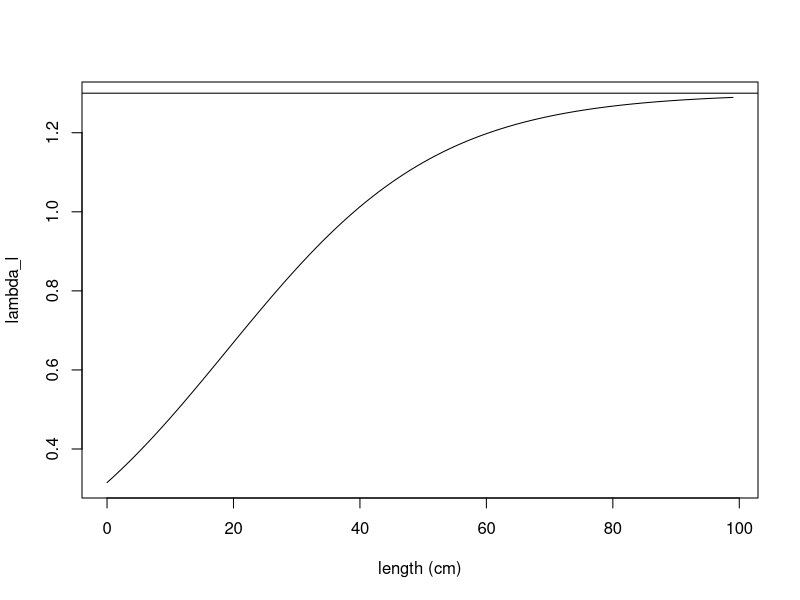
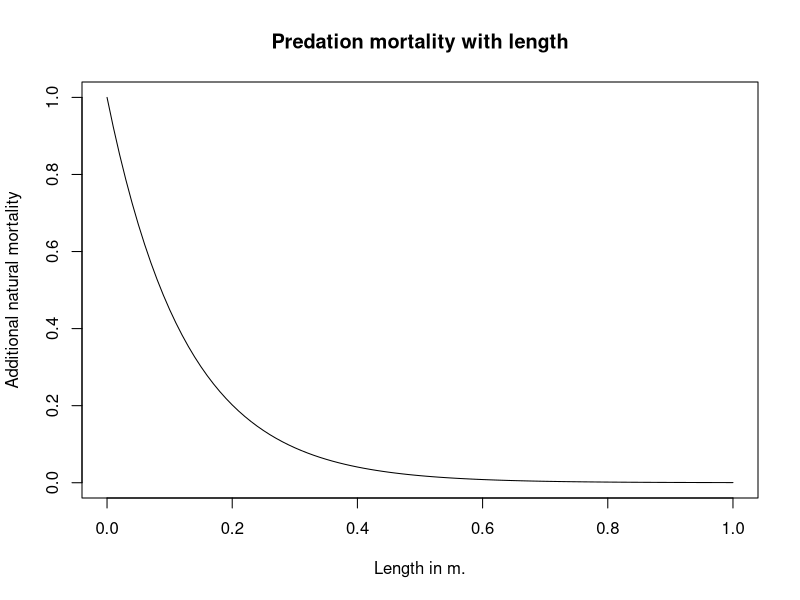
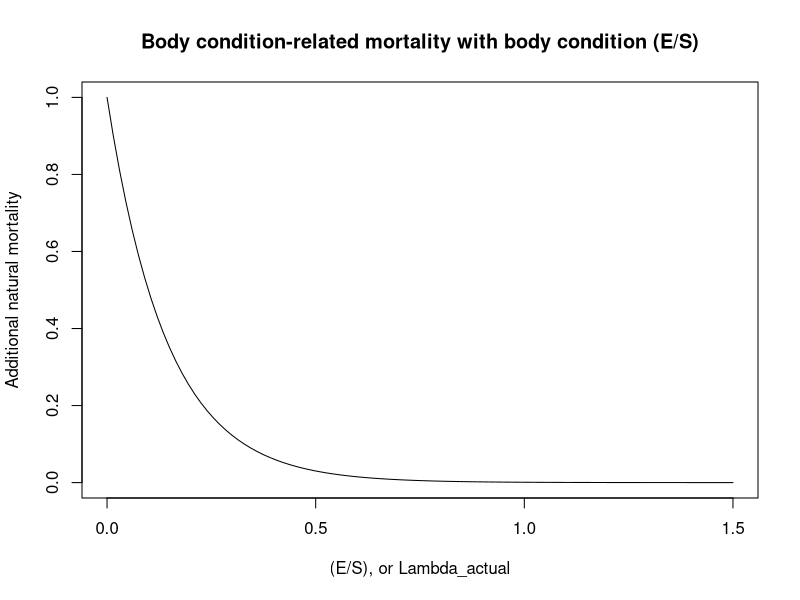
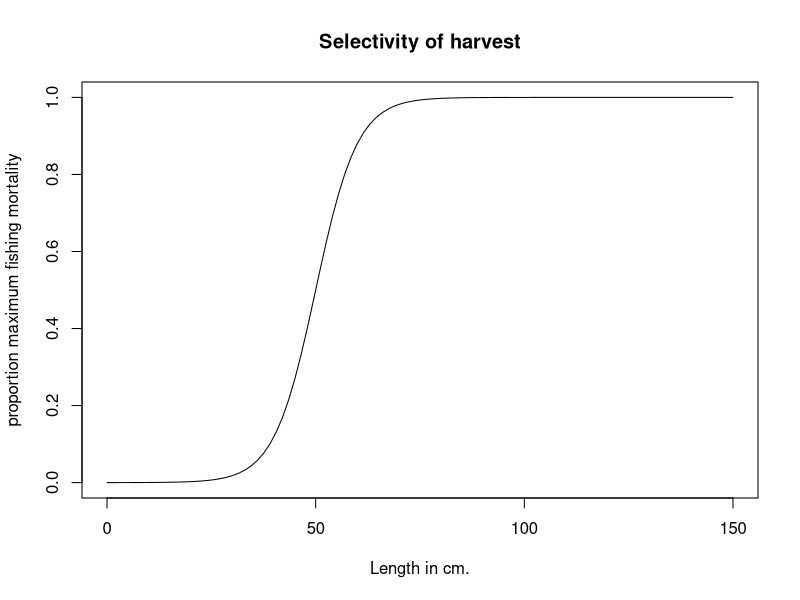

The R source for these figures, in order: (Note: a time limit stopped this script after it produced the figures.)
## ---- chunk 1
knitr::opts_chunk$set(echo = TRUE)
## ---- chunk 2
ratios <- vector(mode="numeric", length=25)
r =6
# In meters
a_bar = 0.2
lambda_min=0

lambda_max=1.3

for (i in 1:100) {
  ratios[i] <- lambda_min + (lambda_max-lambda_min)*(exp(r*((i/100)-a_bar)))/(1+exp(r*((i/100)-a_bar)))
}
plot(0:(length(ratios)-1), ratios, xlab="length (cm)", ylab="lambda_l", type="l")
abline(h=1.3)
## ---- chunk 3
curve(exp(-8*x), from =0, to=1, xlab="Length in m.", ylab="Additional natural mortality", main="Predation mortality with length")
curve(exp(-7*x), from =0, to=1.5, xlab="(E/S), or Lambda_actual", ylab="Additional natural mortality", main="Body condition-related mortality with body condition (E/S)")
## ---- chunk 4
curve(1/(1+exp(-0.2*(x - 50))), from =0, to=150, xlab="Length in cm.", ylab="proportion maximum fishing mortality", main="Selectivity of harvest")
## ---- chunk 5
genotype1r = 6
genotype2r = 10
genotype1w = 0.674
genotype2w = 0.674

# Set longevity of the fish species, runtime of the model, and number of distinct genotypes
longevity_days = 9125
# set runtime to any arbitrary desired value, in units of days
runtime_days = 150*365
genotypes = 2
# Setting the length of the timestep in days
timescale= 91.25
# Setting run time and longevity to units of time steps
runtime = round(runtime_days/timescale)
longevity = round(longevity_days/timescale)

# How long to run model for convergence before addition of genetic diversity
# in units of days
add_genotypes = 33440

initialize_pop_matrices <- function(longevity, runtime, genotype) {
  # Initialize matrix of columns (years) and rows (age classes)
  # Multiplied by 3 because we'll be storing cohorts' reproductive biomass and lengths 
  age_dist=matrix(0L, nrow=longevity*3, ncol=runtime+1)
  # Add (arbitrarily) 10000 individuals to age=10 to start with
  age_dist[round(3650/timescale), 1] = 10000
  return(age_dist)
}

# Generate a matrix for each genotype
for (g in 1:genotypes) {
  assign(paste("age_dist_",g,sep=""),initialize_pop_matrices(longevity, runtime, g),envir = .GlobalEnv)
}

# Set parameters
# Need to add density dependence
# The steepness of the increase in the ratio lambda (reversible over structural mass)
r = 6
# The length at which the increasing function of lambda reaches its inflection point
l_bar = 0.2
# Scaling parameter for obtaining structural mass from standard length
c_1 = 5787
# Multiplier for obtaining overall yearly energy intake as a function of structural mass
p_0 = 0.1*timescale
# Exponent for obtaining overall yearly energy intake as a function of structural mass
p_1 = 2/3
# Maximum ratio lambda (reversible over structural mass) a fish can attain over its life
lambda_max = 1.3
# Minimum ratio lambda a fish can attain over its life
lambda_min = 0
# Multiplier for obtaining cost of maintenance of structural mass
c_S = 0.003*timescale
# Multiplier for obtaining cost of maintenance of reversible mass
c_E = 0.0003*timescale
# Efficiency with which energy is converted into reversible mass
e_E = 0.9
# Efficiency with which energy is converted to structural mass
e_S = (1/3)
# Multiplier and exponent for the cost of reproduction (in grams)
r_0 = 6
r_1 = 0.6
# Effectively, reproductive investment (fraction of reversible mass devoted to reproduction)
w= 0.674
# Instantaneous base mortality rate
m = log(0.9995^timescale)*(-1)
# Instantaneous fishing mortality
Fishing = 0
# Ricker
alpha = 8.44e-09
b = 4.43e-15
# Parameter setting size-selection ogive steepness
q_f = 0.2
# Minimum catch size for the species (in meters)
mincatchsize = 0.5
# Total population biomass
b_t=0
# Increased natural mortality rate at E/S = 0 or S = 0 
m_max=log(0.994^timescale)*(-1)
# Egg packing constant
packing = 4.45e6
# Parameter for exponential decline in condition-dependent mortality with improved body condition
z_c=7
# Parameter for exponential decline in predation mortality with increased body length
z_p=8
# Resource density
RD = 300000000
# Consumption with resource density half-saturation constant
K_RD = 1000000
# Variability in resource
sd_RD = 0
# How much energy intake is affected by changes in resources (1=no change)
resource = 1

# GROWTH FUNCTIONS

# For obtaining structural mass
structural_mass <- function(l) {
  return(c_1*(l)^3)
}

# Calculate the instrinsic length-dependent E/S ratio that the fish is trying to attain
intrinsic_lambda <- function(l, l_bar, r, lambda_min, lambda_max) {
  return(lambda_min + (lambda_max-lambda_min)*(exp(r*(l-l_bar)))/(1+exp(r*(l-l_bar))))
}

# Energy intake for the fish per year, dependent on fish structural biomass
size_dependent_energy_intake <- function(S, p_0, p_1) {
  return(resource*p_0*(S)^(p_1))
}

# Calculate the cost of the year of maintaining current structural and reversible biomass
maintenance_cost <- function(S, E, c_S, c_E) {
  return(c_S*S + c_E*E)
}

# Function for calculating a new, reduced level of reversible biomass, if net energy intake is negative
negative_p_net <- function(E, p_net, e_E) {
  if (p_net < 0) {
    return(E + (p_net/e_E))}
}

# Calculate the amount of energy needed to raise the R/S ratio to the length-dependent maximum
p_E_raising_lambda <- function(lambda_a, S, E) {
  return((lambda_a*S - E))
}

# Calculating proportion of any remaining energy to be converted to structural mass, to maintain R/S
remaining_energy_allocation <- function(e_S, e_E, lambda_a) {
  return((lambda_a*e_S)/(lambda_a*e_S + e_E))
}

# Obtain R and S for a cohort prior to its reproduction (or failure to reproduce) that year
get_pre_reproductive_size <- function(E_past, l_past, a) {
  S_past = structural_mass(l_past)
  lambda_a = intrinsic_lambda(l_past, l_bar, r, lambda_min, lambda_max)
  p_net = size_dependent_energy_intake(S_past, p_0, p_1) - maintenance_cost(S_past, E_past, c_S, c_E)
  if (p_net < 0) {
    E <- max(0,negative_p_net(E, p_net, e_E))
  }
  if (p_net >= 0 & lambda_a > (E_past/S_past)) {
    # Gives amount of grams needed to raise E/S to lambda_l - not taking efficiency into account yet
    p_E = p_E_raising_lambda(lambda_a, S_past, E_past)
    if ((p_E/e_E - p_net) >=0) {
      E_past = p_net*e_E + E_past
      p_net = 0
    }
    if ((p_E/e_E - p_net) <0) {
      E_past = p_E + E_past
      p_net = p_net - p_E/e_E
    }
  }
  if (p_net >= 0) {
    E = E_past + remaining_energy_allocation(e_S, e_E, lambda_a)*e_E*p_net
    S = S_past + (1-remaining_energy_allocation(e_S, e_E, lambda_a))*e_S*p_net
  }
  l = (S/c_1)^(1/3)
  output <- c(E,l)
  return(output)
}

# REPRODUCTION FUNCTIONS

# Calculate spawning stock biomass
fecundity <- function(ages, t, age_dist, g) {
  # Parameterizing genotypes
  if (t >= round(add_genotypes/timescale)) {
    w=0.674
    # Genotype parameterization
    if (g==1) {
      w=genotype1w
    }
    if (g==2) {
      w=genotype2w
    }
  }
  fecundity = 0
  for (a in ages) {
    if ((w*age_dist[a+(longevity),t]-(r_0*structural_mass(age_dist[a+(2*longevity),t]))^(r_1))>0) {
      fecundity = fecundity + (w*age_dist[a+(longevity),t]-(r_0*structural_mass(age_dist[a+(2*longevity),t]))^(r_1))*age_dist[a,t]
      age_dist[a+(longevity),t] = age_dist[a+(longevity),t] - w*age_dist[a+(longevity),t]
    }
  }
  # Convert from g. to kg.
  fecundity = fecundity/1000
  # Convert from kg. to fecundity
  fecundity = fecundity*(packing)
  assign(paste("age_dist_",g,sep=""),age_dist, envir = .GlobalEnv) 
  return(fecundity)
}

# Calculate total population biomass
biomass_t <- function(ages, t) {
  for (a in ages) {
    b_t = b_t + age_dist[a, t-1]*(structural_mass(age_dist[a+(2*longevity),t-1]))
  }
  return(b_t)
}

# Density dependent recruitment for this year
recruitment <- function(age, ages, t) {
  egg_production_total = 0
  for (g in 1:genotypes) {
    egg_production_total = egg_production_total + fecundity(ages, t, get(paste("age_dist_",g,sep="")),g)
  }
  relative_recruitment = vector(mode="numeric", length=genotypes)
  for (g in 1:genotypes) {
    relative_recruitment[g] = fecundity(ages, t, get(paste("age_dist_",g,sep="")),g)/egg_production_total
  }
  if (age==0) {
    N_0 = alpha * egg_production_total * exp(-b*egg_production_total)
    # Converting from thousands recruits to recruits, dividing by 2 because Ricker makes both male and female fish
    N_0 = N_0 * 1000
    N_0 = N_0/2
  }
  for (g in 1:genotypes) {
    age_dist = get(paste("age_dist_",g,sep=""))
    age_dist[1,t] = N_0*relative_recruitment[g]
    assign(paste("age_dist_",g,sep=""),age_dist, envir = .GlobalEnv) 
  }
}

# Add new recruits, and change the reproducing cohorts' amount of reversible mass
reproduce <- function(ages, t) {
  if (t>1) {
    recruitment(0, ages, t)
  }
}

# MORTALITY FUNCTIONS

# Fishing mortality is size selective
selective_mortality <- function(length) {
  1 / (1 + exp(-q_f*(length - mincatchsize)*100))
}

# Mortality drops as E/S increases, as S increases
mortality <- function(age) {
  lambda <- ((age_dist[age+(longevity),t]))/structural_mass(age_dist[age+(2*longevity),t])
  length = age_dist[age+(2*longevity),t]
  if (age < longevity) {
    N_t = age_dist[age-1,t-1]*exp( -m + -Fishing*selective_mortality(length) - m_max*exp(-z_c*lambda) - (m_max-m)*exp(-z_p*length) )
  }
  if (age == longevity) {
    N_t = age_dist[age-1,t-1]*exp( -m + -Fishing*selective_mortality(length) - m_max*exp(-z_c*lambda) - (m_max-m)*exp(-z_p*length))
    N_t = age_dist[age,t-1]*exp( -m + -Fishing*selective_mortality(length) - m_max*exp(-z_c*lambda) - (m_max-m)*exp(-z_p*length))
  }
  return(N_t)
}

# Calculate lengths (and reversible masses) at each age for the model with no density dependence
lengths_at_t1 <- function(genotypes) {
  t=1
  for (g in 1:genotypes) {
    age_dist = get(paste("age_dist_",g,sep=""))
    age_dist[1+(longevity), 1] = 0.3066
    age_dist[1+2*(longevity), 1] = 0.0493
    for (i in 2:longevity) {
      new_E_l = get_pre_reproductive_size(age_dist[i-1+(longevity), 1],age_dist[i-1+2*(longevity), 1], i-1)
      age_dist[i+(longevity), 1] = new_E_l[1]
      age_dist[i+(2*longevity), 1] = new_E_l[2]
      if ((w*age_dist[i+(longevity),t]-(r_0*structural_mass(age_dist[i+(2*longevity),t]))^(r_1))>0)
      {
       age_dist[i+(longevity),t] = age_dist[i+(longevity),t] - w*age_dist[i+(longevity),t]*(timescale/365) 
      }
    }
    assign(paste("age_dist_",g,sep=""),age_dist, envir = .GlobalEnv) 
  }
}  

# Initialize lengths and reversible masses for ages
lengths_at_t1(genotypes)

# Run the model
for (t in 2:runtime) {
  resource = (max(rnorm(1,1,sd=sd_RD),0)*RD/(K_RD+ max(rnorm(1,1,sd=sd_RD),0)*RD))
  b_t=0
  if (t == round(add_genotypes/timescale)) {
    Fishing = log(exp(-0)^(1/(365/timescale)))*(-1)
    sd_RD = 0
  }
  for (genotype in 1:genotypes) {
    age_dist = get(paste("age_dist_",genotype,sep=""))
    b_t = biomass_t(1:longevity, t)
    assign(paste("age_dist_",genotype,sep=""),age_dist, envir = .GlobalEnv) 
  }
  for (genotype in 1:genotypes) {
    
    # Parameterizing genotypes
    if (t >= round(add_genotypes/timescale)) {
      r=6
      # Genotype parameterization
      if (genotype==1) {
        # a_bar = 36.5
        r=genotype1r
      }
      if (genotype==2) {
        # a_bar = 365*2
        r=genotype2r
      }
    }
  
    age_dist = get(paste("age_dist_",genotype,sep=""))
    age_dist[1+(longevity), t] =  0.3066
    age_dist[1+2*(longevity), t] = 0.0493
    for (age in 2:longevity) {
      new_E_l = get_pre_reproductive_size(age_dist[age-1+(longevity), t-1],age_dist[age-1+2*(longevity), 1], age-1)
      age_dist[age+(longevity), t] = new_E_l[1]
      age_dist[age+(2*longevity), t] = new_E_l[2]
    
    # Mortality
    for (age in 2:longevity) {
      age_dist[age, t] <- mortality(age)
    }
    }
    assign(paste("age_dist_",genotype,sep=""),age_dist, envir = .GlobalEnv) 
  }
  if ((t%%round(365/timescale) == 0)) {
   reproduce(1:longevity, t) 
  }
}

## ---- chunk 6
### Analysis code

approach <- vector(mode="numeric", length=runtime)
for (i in 1:runtime) {
  for (j in 1:genotypes) {
    approach[i] <- approach[i]+ sum(get(paste("age_dist_", j, sep=""))[1:longevity,i])
  } 
}
# Plot population dynamics
plot(approach[seq(round(add_genotypes/timescale),length(approach), by=4)],lty=1, pch=19, type="l", ylab="Abundance",xlab="Time (units of 3 month intervals)", ylim=c(0,max(approach)), main= "No harvesting, constant resource")
approach <- vector(mode="numeric", length=runtime)
for (i in 1:runtime) {
  approach[i] <- sum(age_dist_1[1:longevity,i])
}
lines(approach[seq(round(add_genotypes/timescale),length(approach), by=4)], lty=2, pch=19, type="l")
cols <- c(3,4,5,6)
for (j in 2:genotypes) {
  approach <- vector(mode="numeric", length=runtime)
  for (i in 1:runtime) {
    approach[i] <- sum(get(paste("age_dist_",j, sep=""))[1:longevity,i])
  }
  lines(approach[seq(round(add_genotypes/timescale),length(approach), by=4)], lty=cols[j-1], pch=19)
}
legend("topright",legend=c("all", "large maturer","small maturer"), lty=1:3)
## ---- chunk 7
# Run the model
for (t in (round(add_genotypes/timescale)):runtime) {
  resource = (max(rnorm(1,1,sd=sd_RD),0)*RD/(K_RD+ max(rnorm(1,1,sd=sd_RD),0)*RD))
  b_t=0
  if (t == round(add_genotypes/timescale)) {
    Fishing = log(exp(-0.2)^(1/(365/timescale)))*(-1)
    sd_RD = 0
  }
  for (genotype in 1:genotypes) {
    age_dist = get(paste("age_dist_",genotype,sep=""))
    b_t = biomass_t(1:longevity, t)
    assign(paste("age_dist_",genotype,sep=""),age_dist, envir = .GlobalEnv) 
  }
  for (genotype in 1:genotypes) {
    
    # Parameterizing genotypes
    if (t >= round(add_genotypes/timescale)) {
      r=6
      # Genotype parameterization
      if (genotype==1) {
        # a_bar = 36.5
        r=genotype1r
      }
      if (genotype==2) {
        # a_bar = 365*2
        r=genotype2r
      }
    }
  
    age_dist = get(paste("age_dist_",genotype,sep=""))
    age_dist[1+(longevity), t] =  0.3066
    age_dist[1+2*(longevity), t] = 0.0493
    for (age in 2:longevity) {
      new_E_l = get_pre_reproductive_size(age_dist[age-1+(longevity), t-1],age_dist[age-1+2*(longevity), 1], age-1)
      age_dist[age+(longevity), t] = new_E_l[1]
      age_dist[age+(2*longevity), t] = new_E_l[2]
    
    # Mortality
    for (age in 2:longevity) {
      age_dist[age, t] <- mortality(age)
    }
    }
    assign(paste("age_dist_",genotype,sep=""),age_dist, envir = .GlobalEnv) 
  }
  if ((t%%round(365/timescale) == 0)) {
   reproduce(1:longevity, t) 
  }
}

### Analysis code

approach <- vector(mode="numeric", length=runtime)
for (i in 1:runtime) {
  for (j in 1:genotypes) {
    approach[i] <- approach[i]+ sum(get(paste("age_dist_", j, sep=""))[1:longevity,i])
  } 
}
# Plot population dynamics
plot(approach[seq(round(add_genotypes/timescale),length(approach), by=4)],lty=1, pch=19, type="l", ylab="Abundance",xlab="Time (units of 3 month intervals)", ylim=c(0,max(approach)), main= "Harvesting, constant resource")
approach <- vector(mode="numeric", length=runtime)
for (i in 1:runtime) {
  approach[i] <- sum(age_dist_1[1:longevity,i])
}
lines(approach[seq(round(add_genotypes/timescale),length(approach), by=4)], lty=2, pch=19, type="l")
cols <- c(3,4,5,6)
for (j in 2:genotypes) {
  approach <- vector(mode="numeric", length=runtime)
  for (i in 1:runtime) {
    approach[i] <- sum(get(paste("age_dist_",j, sep=""))[1:longevity,i])
  }
  lines(approach[seq(round(add_genotypes/timescale),length(approach), by=4)], lty=cols[j-1], pch=19)
}
legend("topright",legend=c("all", "large maturer","small maturer"), lty=1:3)
## ---- chunk 8
# Run the model
for (t in (round(add_genotypes/timescale)):runtime) {
  resource = (max(rnorm(1,1,sd=sd_RD),0)*RD/(K_RD+ max(rnorm(1,1,sd=sd_RD),0)*RD))
  b_t=0
  if (t == round(add_genotypes/timescale)) {
    Fishing = log(exp(-0)^(1/(365/timescale)))*(-1)
    sd_RD = 0.15
  }
  for (genotype in 1:genotypes) {
    age_dist = get(paste("age_dist_",genotype,sep=""))
    b_t = biomass_t(1:longevity, t)
    assign(paste("age_dist_",genotype,sep=""),age_dist, envir = .GlobalEnv) 
  }
  for (genotype in 1:genotypes) {
    
    # Parameterizing genotypes
    if (t >= round(add_genotypes/timescale)) {
      r=6
      # Genotype parameterization
      if (genotype==1) {
        # a_bar = 36.5
        r=genotype1r
      }
      if (genotype==2) {
        # a_bar = 365*2
        r=genotype2r
      }
    }
  
    age_dist = get(paste("age_dist_",genotype,sep=""))
    age_dist[1+(longevity), t] =  0.3066
    age_dist[1+2*(longevity), t] = 0.0493
    for (age in 2:longevity) {
      new_E_l = get_pre_reproductive_size(age_dist[age-1+(longevity), t-1],age_dist[age-1+2*(longevity), 1], age-1)
      age_dist[age+(longevity), t] = new_E_l[1]
      age_dist[age+(2*longevity), t] = new_E_l[2]
    
    # Mortality
    for (age in 2:longevity) {
      age_dist[age, t] <- mortality(age)
    }
    }
    assign(paste("age_dist_",genotype,sep=""),age_dist, envir = .GlobalEnv) 
  }
  if ((t%%round(365/timescale) == 0)) {
   reproduce(1:longevity, t) 
  }
}

### Analysis code

approach <- vector(mode="numeric", length=runtime)
for (i in 1:runtime) {
  for (j in 1:genotypes) {
    approach[i] <- approach[i]+ sum(get(paste("age_dist_", j, sep=""))[1:longevity,i])
  } 
}
# Plot population dynamics
plot(approach[seq(round(add_genotypes/timescale),length(approach), by=4)],lty=1, pch=19, type="l", ylab="Abundance",xlab="Time (units of 3 month intervals)", ylim=c(0,max(approach)), main= "No harvesting, variable resource")
approach <- vector(mode="numeric", length=runtime)
for (i in 1:runtime) {
  approach[i] <- sum(age_dist_1[1:longevity,i])
}
lines(approach[seq(round(add_genotypes/timescale),length(approach), by=4)], lty=2, pch=19, type="l")
cols <- c(3,4,5,6)
for (j in 2:genotypes) {
  approach <- vector(mode="numeric", length=runtime)
  for (i in 1:runtime) {
    approach[i] <- sum(get(paste("age_dist_",j, sep=""))[1:longevity,i])
  }
  lines(approach[seq(round(add_genotypes/timescale),length(approach), by=4)], lty=cols[j-1], pch=19)
}
legend("topright",legend=c("all", "large maturer","small maturer"), lty=1:3)
## ---- chunk 9
# Run the model
for (t in (round(add_genotypes/timescale)-10):runtime) {
  resource = (max(rnorm(1,1,sd=sd_RD),0)*RD/(K_RD+ max(rnorm(1,1,sd=sd_RD),0)*RD))
  b_t=0
  if (t == round(add_genotypes/timescale)) {
    Fishing = log(exp(-0.2)^(1/(365/timescale)))*(-1)
    sd_RD = 0.16
  }
  for (genotype in 1:genotypes) {
    age_dist = get(paste("age_dist_",genotype,sep=""))
    b_t = biomass_t(1:longevity, t)
    assign(paste("age_dist_",genotype,sep=""),age_dist, envir = .GlobalEnv) 
  }
  for (genotype in 1:genotypes) {
    
    # Parameterizing genotypes
    if (t >= round(add_genotypes/timescale)) {
      r=6
      # Genotype parameterization
      if (genotype==1) {
        # a_bar = 36.5
        r=genotype1r
      }
      if (genotype==2) {
        # a_bar = 365*2
        r=genotype2r
      }
    }
  
    age_dist = get(paste("age_dist_",genotype,sep=""))
    age_dist[1+(longevity), t] =  0.3066
    age_dist[1+2*(longevity), t] = 0.0493
    for (age in 2:longevity) {
      new_E_l = get_pre_reproductive_size(age_dist[age-1+(longevity), t-1],age_dist[age-1+2*(longevity), 1], age-1)
      age_dist[age+(longevity), t] = new_E_l[1]
      age_dist[age+(2*longevity), t] = new_E_l[2]
    
    # Mortality
    for (age in 2:longevity) {
      age_dist[age, t] <- mortality(age)
    }
    }
    assign(paste("age_dist_",genotype,sep=""),age_dist, envir = .GlobalEnv) 
  }
  if ((t%%round(365/timescale) == 0)) {
   reproduce(1:longevity, t) 
  }
}

### Analysis code

approach <- vector(mode="numeric", length=runtime)
for (i in 1:runtime) {
  for (j in 1:genotypes) {
    approach[i] <- approach[i]+ sum(get(paste("age_dist_", j, sep=""))[1:longevity,i])
  } 
}
# Plot population dynamics
plot(approach[seq(round(add_genotypes/timescale),length(approach), by=4)],lty=1, pch=19, type="l", ylab="Abundance",xlab="Time (units of 3 month intervals)", ylim=c(0,max(approach)), main= "Harvesting, variable resource")
approach <- vector(mode="numeric", length=runtime)
for (i in 1:runtime) {
  approach[i] <- sum(age_dist_1[1:longevity,i])
}
lines(approach[seq(round(add_genotypes/timescale),length(approach), by=4)], lty=2, pch=19, type="l")
cols <- c(3,4,5,6)
for (j in 2:genotypes) {
  approach <- vector(mode="numeric", length=runtime)
  for (i in 1:runtime) {
    approach[i] <- sum(get(paste("age_dist_",j, sep=""))[1:longevity,i])
  }
  lines(approach[seq(round(add_genotypes/timescale),length(approach), by=4)], lty=cols[j-1], pch=19)
}
legend("topright",legend=c("all", "large maturer","small maturer"), lty=1:3)
## ---- chunk 10
i_0 = 367
repro_vec = vector(length=longevity, mode="numeric")
survivor_vec = vector(length=longevity, mode="numeric")
w = genotype1w
r = genotype1r
age_dist <- age_dist_1
survivor_vec[1]<-age_dist[1,i_0+1]
repro_vec[1] <- 0
for (i in 2:longevity) {
  repro_vec[i] <- max(0, (w*age_dist[i+(longevity),i_0+i] - (r_0*structural_mass(age_dist[i+(2*longevity),i_0+i]))^(r_1)))
  survivor_vec[i] <- age_dist[i,i_0+i]/(survivor_vec[1])
}
survivor_vec_1 <- survivor_vec
repro_vec_1 <- repro_vec

i_0 = 367
repro_vec = vector(length=100, mode="numeric")
survivor_vec = vector(length=100, mode="numeric")
w = genotype2w
r = genotype2r
age_dist <- age_dist_2
survivor_vec[1]<-age_dist[1,i_0+1]
repro_vec[1] <- 0
for (i in 2:longevity) {
 repro_vec[i] <- max(0, (w*age_dist[i+(longevity),i_0+i] - (r_0*structural_mass(age_dist[i+(2*longevity),i_0+i]))^(r_1)))
 survivor_vec[i] <- age_dist[i,i_0+i]/(survivor_vec[1])
}
plot((survivor_vec[2:length(survivor_vec)])-(survivor_vec_1[2:length(survivor_vec_1)]), ylab="Survivorship of genotype 2 - genotype 1", main="Survivorship advantage/disadvantage of\ngenotype 2 over 1", xlab="Age")
plot(repro_vec-repro_vec_1, ylab="Reproduction of genotype 2 - genotype 1", main="Reproduction advantage/disadvantage of\ngenotype 2 over 1", xlab="Age")
